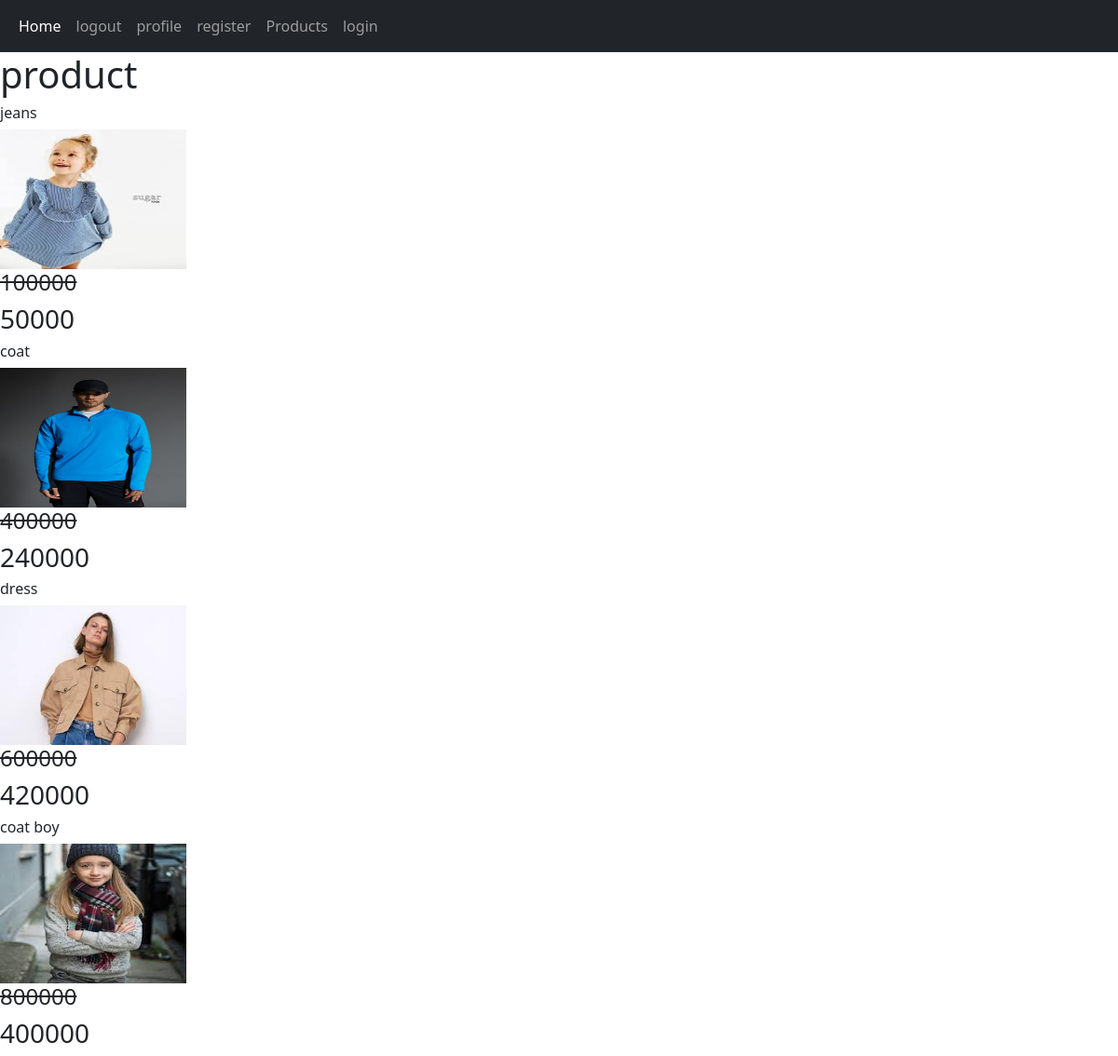
The app's page /product/ with its own data.
### home/models.py (models this page shows, shortened)
class product(models.Model):
    category = models.ForeignKey(Category,on_delete=models.CASCADE)
    name = models.CharField(max_length=200)
    amount = models.PositiveIntegerField(blank=True,null=True)
    unite_price = models.PositiveIntegerField()
    discount = models.PositiveIntegerField(blank=True,null=True)
    total_price = models.PositiveIntegerField()
    information = models.TextField(blank=True,null=True)
    create = models.DateTimeField(auto_now_add=True)
    update = models.DateTimeField(auto_now=True)
    available = models.BooleanField(default=True)
    image = models.ImageField(upload_to='product')
    @property
    def total_price(self):
        if not self.discount:
            return self.unite_price
        elif self.discount:
            total = (self.discount * self.unite_price)/100
            return int(self.unite_price - total)
        return self.total_price

### home/views.py (the view)
# urls.py: path('product/',views.all_product,name='product'),
def all_product(request,id=None):
    products = product.objects.all()
    category = Category.objects.all()
    if id:
        data = Category.objects.get(id=id)
        products = products.filter(category=data)
    return render(request,'home/product.html',{'products':products})

### home/templates/home/product.html (shortened to what this page needs)
{% extends 'base.html' %}
{% block body %}
<h1> product</h1>
    {% for product in products  %}
        <h6>{{ product.name }}</h6>
        <a href="{% url 'home:detail' product.id %}">
            <img src="{{ product.image.url }}" style="width: 200px" height="150px">
        </a>
        <br/>
        {% if product.discount %}
            <h4 style="text-decoration: line-through ">{{ product.unite_price }}</h4>
            <h3>{{ product.total_price }}</h3>
        {% else %}
            <h3>{{ product.total_price }}</h3>
        {% endif %}
    {%  endfor %}
{% endblock %}

### templates/base.html (shortened to what this page needs)
<html lang="en">
<head>
    <link href="https://cdn.jsdelivr.net/npm/bootstrap@5.2.3/dist/css/bootstrap.min.css" rel="stylesheet" >
</head>
<body>
    {% include 'navbar.html' %}
    {% block body %}{% endblock %}
</body>
</html>

### templates/navbar.html
<nav class="navbar navbar-dark navbar-expand-lg bg-dark">
  <div class="container-fluid">
   <div class="collapse navbar-collapse" id="navbarNav">
      <ul class="navbar-nav">
        <li class="nav-item">
          <a class="nav-link active" aria-current="page" href="{% url 'home:home' %}">Home</a>
        </li>
        <li class="nav-item">
          <a class="nav-link" href="{% url 'home:product' %}">logout</a>
        </li>
         <li class="nav-item">
          <a class="nav-link" href="{% url 'home:profile' %}">profile</a>
        </li>
        <li class="nav-item">
          <a class="nav-link" href="{% url 'accounts:user_register' %}">register</a>
        </li>
          <li class="nav-item">
          <a class="nav-link" href="{% url 'home:products' %}">Products</a>
        </li>
        <li class="nav-item">
          <a class="nav-link" href="{% url 'home:home' %}">login</a>
        </li>
       </ul>
    </div>
  </div>
</nav>

### records on screen
product: name "jeans", image (picture), unite_price "100000", total_price "50000"
product: name "coat", image (picture), unite_price "400000", total_price "240000"
product: name "dress", image (picture), unite_price "600000", total_price "420000"
product: name "coat boy", image (picture), unite_price "800000", total_price "400000"
